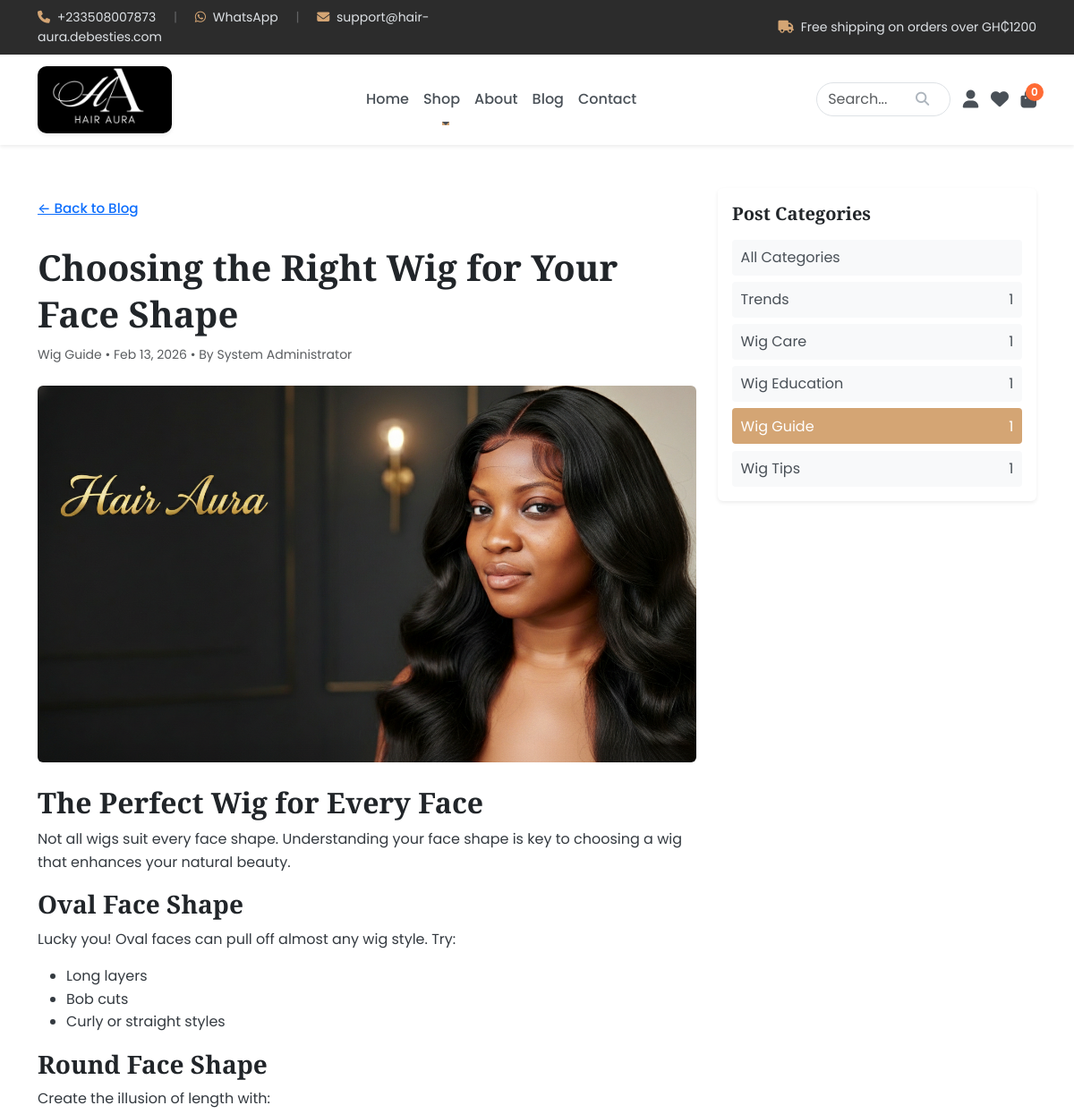
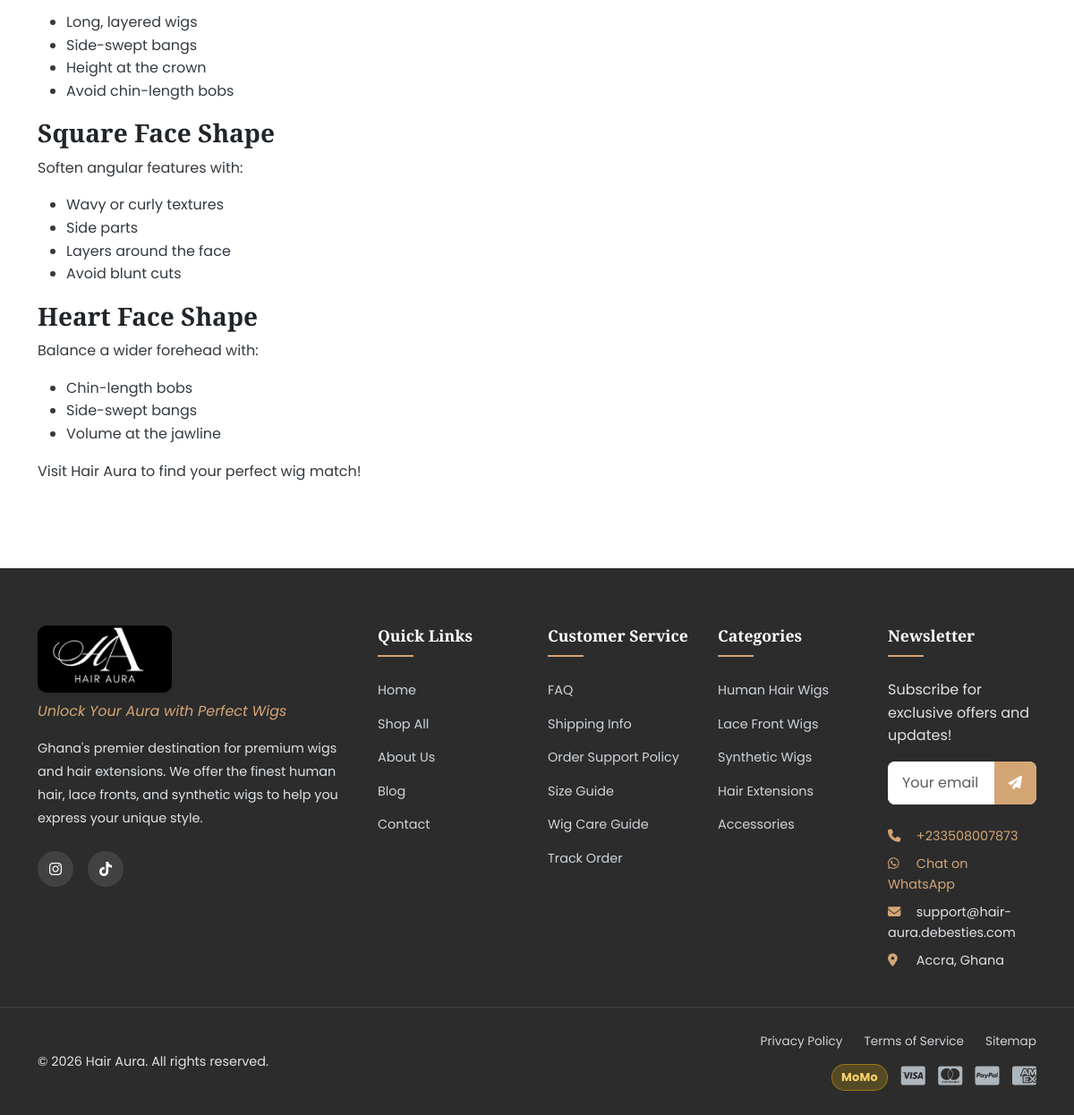
/blog/choosing-wig-face-shape, run on the app's committed database (2 pictures, top to bottom).
### tables this page shows
CREATE TABLE `blog_posts` (
    `id` INT UNSIGNED AUTO_INCREMENT PRIMARY KEY,
    `title` VARCHAR(255) NOT NULL,
    `slug` VARCHAR(255) NOT NULL UNIQUE,
    `excerpt` TEXT DEFAULT NULL,
    `content` LONGTEXT NOT NULL,
    `featured_image` VARCHAR(255) DEFAULT NULL,
    `author_id` INT UNSIGNED NOT NULL,
    `category` VARCHAR(100) DEFAULT 'General',
    `tags` VARCHAR(255) DEFAULT NULL,
    `meta_title` VARCHAR(60) DEFAULT NULL,
    `meta_description` VARCHAR(160) DEFAULT NULL,
    `view_count` INT UNSIGNED DEFAULT 0,
    `is_published` TINYINT(1) DEFAULT 0,
    `published_at` DATETIME DEFAULT NULL,
    `created_at` TIMESTAMP DEFAULT CURRENT_TIMESTAMP,
    `updated_at` TIMESTAMP DEFAULT CURRENT_TIMESTAMP ON UPDATE CURRENT_TIMESTAMP,
    FOREIGN KEY (`author_id`) REFERENCES `users`(`id`) ON DELETE RESTRICT,
    INDEX `idx_slug` (`slug`),
    INDEX `idx_published` (`is_published`),
    INDEX `idx_category` (`category`),
    FULLTEXT INDEX `idx_search` (`title`, `content`)
);

CREATE TABLE `users` (
    `id` INT UNSIGNED AUTO_INCREMENT PRIMARY KEY,
    `email` VARCHAR(255) NULL UNIQUE,
    `password_hash` VARCHAR(255) NOT NULL,
    `first_name` VARCHAR(100) NOT NULL,
    `last_name` VARCHAR(100) NOT NULL,
    `phone` VARCHAR(20) DEFAULT NULL,
    `avatar` VARCHAR(255) DEFAULT NULL,
    `role` ENUM('customer', 'admin') DEFAULT 'customer',
    `is_active` TINYINT(1) DEFAULT 1,
    `email_verified` TINYINT(1) DEFAULT 0,
    `created_at` TIMESTAMP DEFAULT CURRENT_TIMESTAMP,
    `updated_at` TIMESTAMP DEFAULT CURRENT_TIMESTAMP ON UPDATE CURRENT_TIMESTAMP,
    `last_login` DATETIME DEFAULT NULL,
    `remember_token` VARCHAR(255) DEFAULT NULL,
    `remember_expires` DATETIME DEFAULT NULL,
    INDEX `idx_email` (`email`),
    INDEX `idx_role` (`role`)
);

### app/Views/pages/blog-detail.php (the view, shortened to what the rows shown need)
<?php
$categories = $categories ?? [];
$resolveBlogImage = function(?string $rawImage): string {
    if (empty($rawImage)) {
        return asset('/img/product-placeholder.png');
    }
    $image = trim((string) $rawImage);
    if ($image === '') {
        return asset('/img/product-placeholder.png');
    }
    if (str_starts_with($image, 'http://') || str_starts_with($image, 'https://')) {
        return $image;
    }
    if (str_starts_with($image, '/')) {
        return $image;
    }
    if (str_contains($image, '/')) {
        return asset('/uploads/' . ltrim($image, '/'));
    }
    return asset('/uploads/blog/' . ltrim($image, '/'));
};
$featuredImagePath = $resolveBlogImage($post['featured_image'] ?? null);
?>
<section class="blog-detail-page py-5">
    <div class="container">
        <div class="row g-4">
            <div class="col-lg-8">
                <a href="<?= url('/blog') ?>" class="btn btn-link px-0 mb-3">&larr; Back to Blog</a>
                <h1 class="mb-2"><?= htmlspecialchars($post['title']) ?></h1>
                <div class="text-muted small mb-4">
                    <?= htmlspecialchars($post['category'] ?? 'General') ?> •
                    <?= date('M d, Y', strtotime($post['published_at'] ?: $post['created_at'])) ?>
                    <?php if (!empty($post['first_name'])): ?>
                        • By <?= htmlspecialchars(trim(($post['first_name'] ?? '') . ' ' . ($post['last_name'] ?? ''))) ?>
                    <?php endif; ?>
                </div>
                <figure class="mb-4">
                    <img src="<?= htmlspecialchars($featuredImagePath) ?>" alt="<?= htmlspecialchars($post['title']) ?>" class="img-fluid rounded blog-detail-image" onerror="this.onerror=null;this.src='<?= asset('/img/product-placeholder.png') ?>';">
                </figure>
                <article class="blog-content mb-5">
                    <?= $post['content'] ?>
                </article>
            </div>
            <aside class="col-lg-4">
                <div class="card border-0 shadow-sm">
                    <div class="card-body">
                        <h5 class="mb-3">Post Categories</h5>
                        <ul class="blog-category-list list-unstyled mb-0">
                            <li>
                                <a href="<?= url('/blog') ?>">All Categories</a>
                            </li>
                            <?php foreach ($categories as $category): ?>
                            <li>
                                <a href="<?= url('/blog?category=' . urlencode($category['category'])) ?>" class="<?= ($post['category'] ?? '') === $category['category'] ? 'active' : '' ?>">
                                    <?= htmlspecialchars($category['category']) ?>
                                    <span><?= (int) $category['post_count'] ?></span>
                                </a>
                            </li>
                            <?php endforeach; ?>
                        </ul>
                    </div>
                </div>
            </aside>
        </div>
    </div>
</section>

### app/Core/Router.php (shortened to what the rows shown need)
<?php
class Router
{
    private array $routes = [];
    private array $params = [];
    private array $middleware = [];
    private string $currentGroup = '';
    public function group(string $prefix, callable $callback): self
    {
        $previousGroup = $this->currentGroup;
        $this->currentGroup = $previousGroup . $prefix;
        $this->currentGroup = $previousGroup;
        return $this;
    }
    private function addRoute(string $method, string $route, $callback): self
    {
        $route = $this->currentGroup . $route;
        $pattern = $this->convertRouteToRegex($route);
        $this->routes[$method][$pattern] = [
            'callback' => $callback,
            'middleware' => $this->middleware,
            'original' => $route
        ];
        return $this;
    }
    private function convertRouteToRegex(string $route): string
    {
        $constraintTokens = [];
        $route = preg_replace_callback(
            '/\{(\w+):([^}]+)\}/',
            function (array $matches) use (&$constraintTokens): string {
                $token = '__ROUTE_CONSTRAINT_' . count($constraintTokens) . '__';
                $constraintTokens[$token] = '(?P<' . $matches[1] . '>' . $matches[2] . ')';
                return $token;
            },
            $route
        );
        $route = preg_replace('/[\.\+\*\?\^\$\[\]\|]/', '\\$0', $route);
        if (!empty($constraintTokens)) {
            $route = str_replace(array_keys($constraintTokens), array_values($constraintTokens), $route);
        }
        $route = preg_replace('/\{(\w+)\}/', '(?P<$1>[^/]+)', $route);
        $route = preg_replace('/\{(\w+)\?\}/', '(?P<$1>[^/]*)', $route);
        $route = preg_replace('/\{(\w+):([^}]+)\}/', '(?P<$1>$2)', $route);
        return '#^' . $route . '$#';
    }
    public function dispatch(string $url, string $method)
    {
        $url = parse_url($url, PHP_URL_PATH) ?? $url;
        $url = rtrim($url, '/') ?: '/';
        $methodsToTry = [$method, 'ANY'];
        foreach ($methodsToTry as $httpMethod) {
            foreach ($this->routes[$httpMethod] as $pattern => $route) {
                if (preg_match($pattern, $url, $matches)) {
                    $this->params = array_filter($matches, 'is_string', ARRAY_FILTER_USE_KEY);
                    return $this->executeCallback($route['callback']);
                }
            }
        }
        throw new Exception('Page not found', 404);
    }
    private function executeCallback($callback)
    {
        $args = array_values($this->params);
        if (is_array($callback) && count($callback) === 2) {
            $method = $callback[1];
            $instance = new $controller();
            return call_user_func_array([$instance, $method], $args);
        }
        throw new Exception('Invalid route callback', 500);
    }
}

### data on the page
blog_posts: title "Choosing the Right Wig for Your Face Shape", category "Wig Guide", published_at "Feb 13, 2026", author.last_name "System Administrator", content "The Perfect Wig for Every Face Not all wigs suit every face shape. Understanding your face shape is key to choosing a wig that enhances your natural beauty. Oval Face Shape Lucky you! Oval faces can pull off almost any wig style. Try: Long layers Bob cuts Curly or straight styles Round Face Shape Create the illusion of length with: Long, layered wigs Side-swept bangs Height at the crown Avoid chin-length bobs Square Face Shape Soften angular features with: Wavy or curly textures Side parts Layers around the face Avoid blunt cuts Heart Face Shape Balance a wider forehead with: Chin-length bobs Side-swept bangs Volume at the jawline Visit Hair Aura to find your perfect wig match!"

### other printed values
$category['category'] "Trends"
$category['post_count'] "1"
$category['category'] "Wig Care"
$category['category'] "Wig Education"
$category['category'] "Wig Guide"
$category['category'] "Wig Tips"
